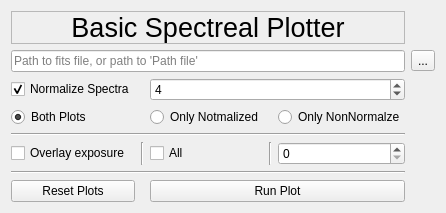
         <widget class="QWidget" name="BSP">
          <attribute name="title">
           <string>Spectum Plot</string>
          </attribute>
          <layout class="QGridLayout" name="gridLayout_5">
           <item row="5" column="1" colspan="5">
            <widget class="Line" name="line">
             <property name="orientation">
              <enum>Qt::Horizontal</enum>
             </property>
            </widget>
           </item>
           <item row="6" column="5">
            <widget class="QSpinBox" name="NumToStack">
             <property name="toolTip">
              <string>Initial number of exposure to overlay</string>
             </property>
            </widget>
           </item>
           <item row="6" column="2">
            <widget class="Line" name="line_4">
             <property name="orientation">
              <enum>Qt::Vertical</enum>
             </property>
            </widget>
           </item>
           <item row="6" column="1">
            <widget class="QCheckBox" name="Stack">
             <property name="toolTip">
              <string>Overlay exposures with a y offset to see compare them quickly</string>
             </property>
             <property name="text">
              <string>Overlay exposure</string>
             </property>
            </widget>
           </item>
           <item row="6" column="4">
            <widget class="Line" name="line_5">
             <property name="orientation">
              <enum>Qt::Vertical</enum>
             </property>
            </widget>
           </item>
           <item row="0" column="1" colspan="5">
            <widget class="QLabel" name="BSPLabel">
             <property name="sizePolicy">
              <sizepolicy hsizetype="Preferred" vsizetype="Maximum">
               <horstretch>0</horstretch>
               <verstretch>0</verstretch>
              </sizepolicy>
             </property>
             <property name="font">
              <font>
               <family>Helvetica</family>
               <pointsize>20</pointsize>
              </font>
             </property>
             <property name="frameShape">
              <enum>QFrame::StyledPanel</enum>
             </property>
             <property name="text">
              <string>Basic Spectreal Plotter</string>
             </property>
             <property name="alignment">
              <set>Qt::AlignCenter</set>
             </property>
            </widget>
           </item>
           <item row="1" column="1" colspan="5">
            <widget class="QLineEdit" name="BSPPath">
             <property name="toolTip">
              <string>Path to fits file, or a path to a path file, if you want to overllay exposures enter a path to a path file</string>
             </property>
             <property name="placeholderText">
              <string>Path to fits file, or path to 'Path file'</string>
             </property>
            </widget>
           </item>
           <item row="3" column="1">
            <widget class="QCheckBox" name="Normalizeyn">
             <property name="text">
              <string>Normalize Spectra</string>
             </property>
             <property name="checked">
              <bool>true</bool>
             </property>
            </widget>
           </item>
           <item row="6" column="3">
            <widget class="QCheckBox" name="StackAll">
             <property name="toolTip">
              <string>Overlay all exposures inintally</string>
             </property>
             <property name="text">
              <string>All</string>
             </property>
            </widget>
           </item>
           <item row="7" column="1" colspan="5">
            <widget class="Line" name="line_3">
             <property name="orientation">
              <enum>Qt::Horizontal</enum>
             </property>
            </widget>
           </item>
           <item row="4" column="1">
            <widget class="QRadioButton" name="ShowBoth">
             <property name="toolTip">
              <string>Display both the Nomarlized spectra as well as the non normalized specra</string>
             </property>
             <property name="text">
              <string>Both Plots</string>
             </property>
             <property name="checked">
              <bool>true</bool>
             </property>
            </widget>
           </item>
           <item row="4" column="3">
            <widget class="QRadioButton" name="ShowNormOnly">
             <property name="toolTip">
              <string>Only display the normalized spectra</string>
             </property>
             <property name="text">
              <string>Only Notmalized</string>
             </property>
            </widget>
           </item>
           <item row="4" column="5">
            <widget class="QRadioButton" name="ShowNonNorm">
             <property name="toolTip">
              <string>Only display the non normalized spectra</string>
             </property>
             <property name="text">
              <string>Only NonNormalze</string>
             </property>
            </widget>
           </item>
           <item row="3" column="3" colspan="3">
            <widget class="QSpinBox" name="DegreeBSP">
             <property name="toolTip">
              <string>Degree to normalize function to</string>
             </property>
             <property name="minimum">
              <number>1</number>
             </property>
             <property name="value">
              <number>4</number>
             </property>
            </widget>
           </item>
           <item row="8" column="1">
            <widget class="QPushButton" name="BSPResetPlots">
             <property name="toolTip">
              <string>Reset the plot window</string>
             </property>
             <property name="text">
              <string>Reset Plots</string>
             </property>
            </widget>
           </item>
           <item row="8" column="3" colspan="3">
            <widget class="QPushButton" name="BSPPlot">
             <property name="toolTip">
              <string>Run Plot in plot window</string>
             </property>
             <property name="text">
              <string>Run Plot</string>
             </property>
            </widget>
           </item>
           <item row="1" column="6">
            <widget class="QToolButton" name="toolButton">
             <property name="text">
              <string>...</string>
             </property>
            </widget>
           </item>
          </layout>
         </widget>
